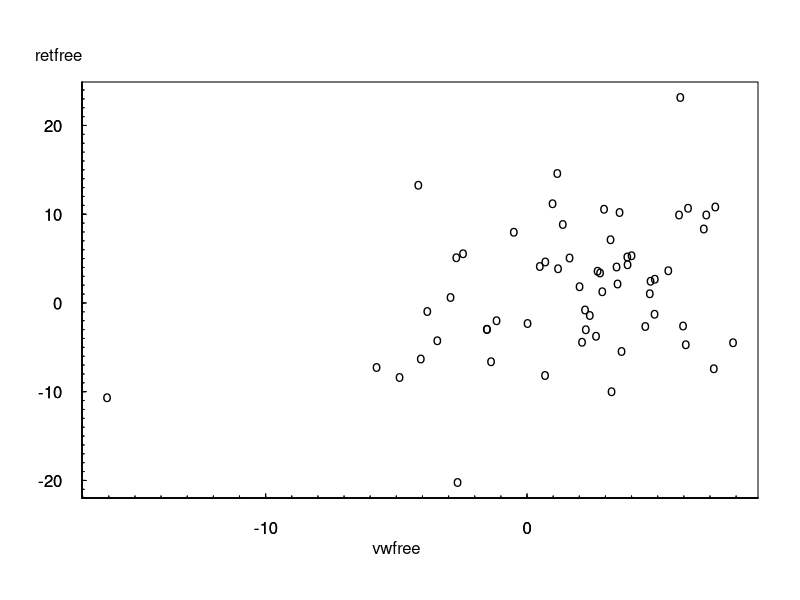
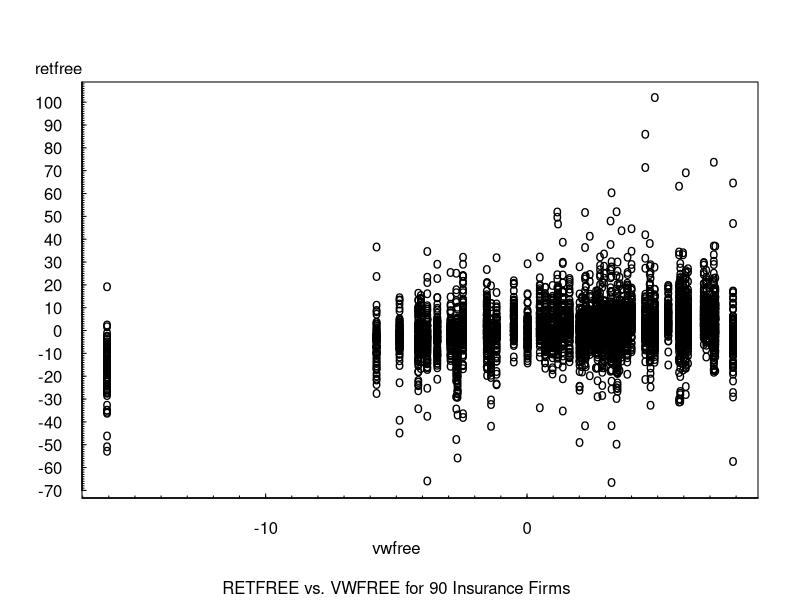
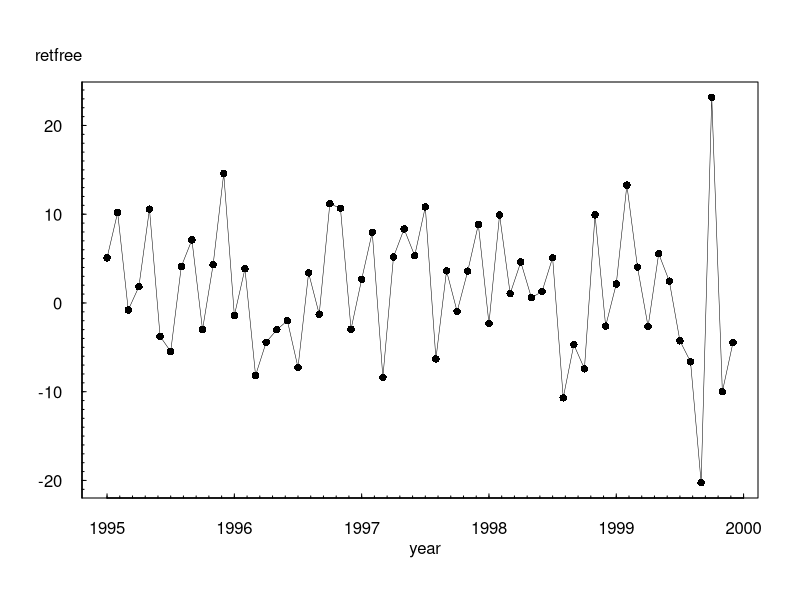
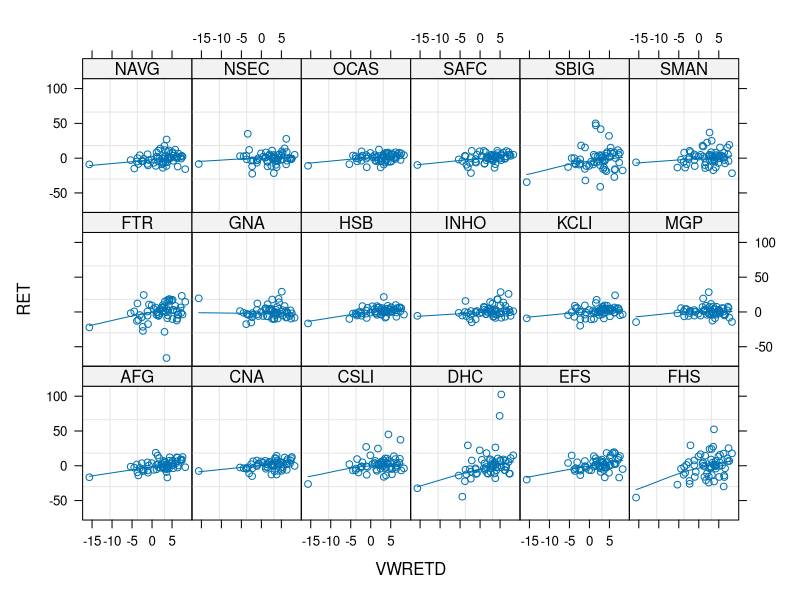

These charts were generated, in order, by the following R code:
## ---- chunk 1

#insbeta=read.table(choose.files(), header=TRUE, sep="\t")
library(nlme)
insbeta=read.table("TXTData/insbeta.txt", sep ="\t", quote = "",header=TRUE)

insbeta$YEAR=1995+(insbeta$Time-1)/12
## ---- chunk 2
plot(retfree ~ vwfree, data = subset(insbeta, insbeta$PERMNO==49015), type="p", xaxt="n", yaxt="n", ylab="", xlab="", font=10, cex=1, pch="o", las=1, mkh=0.0001, lwd=0.5)
axis(2, at=seq(-30, 30, by=10), las=1, font=10, cex=0.005, tck=0.01)
axis(2, at=seq(-30, 30, by=1), lab=F, tck=0.005)
axis(1, at=seq(-20,20, by=10), font=10, cex=0.005, tck=0.01)
axis(1, at=seq(-20,20, by=1), lab=F, tck=0.005)
axis(2, at=seq(-70, 110, by=10), las=1, font=10, cex=0.005, tck=0.01)
axis(2, at=seq(-70, 110, by=1), lab=F, tck=0.005)
axis(1, at=seq(-20,10, by=10), font=10, cex=0.005, tck=0.01)
axis(1, at=seq(-20,10, by=1), lab=F, tck=0.005)
mtext("retfree", side=2, line=0, at=28, font=10, cex=1, las=1)
mtext("vwfree", side=1, line=2, at=-5, font=10, cex=1)
## ---- chunk 3
plot(retfree ~ vwfree, data =insbeta, type="p", xaxt="n", yaxt="n", ylab="", xlab="", font=10, cex=1, pch="o", las=1, mkh=0.0001, lwd=0.5)
axis(2, at=seq(-70, 110, by=10), las=1, font=10, cex=0.005, tck=0.01)
axis(2, at=seq(-70, 110, by=1), lab=F, tck=0.005)
axis(1, at=seq(-20,10, by=10), font=10, cex=0.005, tck=0.01)
axis(1, at=seq(-20,10, by=1), lab=F, tck=0.005)
mtext("retfree", side=2, line=0, at=115, font=10, cex=1, las=1)
mtext("vwfree", side=1, line=2, at=-5, font=10, cex=1)
mtext("RETFREE vs. VWFREE for 90 Insurance Firms", side=1, line=4, at=-5, font=10, cex=1)
## ---- chunk 4
plot(retfree ~ YEAR, data = subset(insbeta, insbeta$PERMNO==49015), type="o", xaxt="n", yaxt="n", ylab="", xlab="", font=10, cex=1, pch=16, las=1, mkh=0.0001, lwd=0.5)
axis(2, at=seq(-30, 30, by=10), las=1, font=10, cex=0.005, tck=0.01)
axis(2, at=seq(-30, 30, by=1), lab=F, tck=0.005)
axis(1, at=seq(1995,2000, by=1), font=10, cex=0.005, tck=0.01)
axis(1, at=seq(1995,2000, by=0.1), lab=F, tck=0.005)
mtext("retfree", side=2, line=0, at=28, font=10, cex=1, las=1)
mtext("year", side=1, line=2, at=1997.50, font=10, cex=1)
mtext("Lincoln RETFREE vs. YEAR", side=1, line=5, at=1997.50, font=10, cex=1)
## ---- chunk 5
LINCOLN<-subset(insbeta, insbeta$PERMNO==49015)
summary(LINCOLN[, c("VWRETD", "SPRTRN", "riskf", "vwfree", "spfree")])
sd1<-sqrt(diag(var(insbeta[,c("VWRETD", "SPRTRN", "riskf", "vwfree", "spfree")])))
sd1
cor(LINCOLN[,c("VWRETD", "SPRTRN", "riskf", "vwfree", "spfree")])
## ---- chunk 6
summary(insbeta[,c("RET", "retfree", "PRC")]) 
# STANDARD DEVIATION
sd1<-sqrt(diag(var(insbeta[,c("RET", "retfree", "PRC")])))
sd1
cor(insbeta[,c("RET", "VWRETD", "SPRTRN", "riskf", "retfree", "vwfree", "spfree")])
## ---- chunk 7
#HOMOGENEOUS MODEL
insbetahomo<-gls(retfree~vwfree, method="REML", data=insbeta) 
anova(insbetahomo)
insbetahomo$sigma^2
AIC(insbetahomo)
logLik(insbetahomo)*(-2)
insbeta$FACPERM<-factor(insbeta$PERMNO)
#VARIABLE INTERCEPT MODEL
insbetafx1<-gls(retfree~vwfree+FACPERM, method="REML", data=insbeta)
anova(insbetafx1)
insbetafx1$sigma^2
AIC(insbetafx1)
logLik(insbetafx1)*(-2)
#VARIALBE SLOPES MODEL
insbetafx2<-gls(retfree~vwfree*FACPERM-vwfree-FACPERM, method="REML", data=insbeta)
anova(insbetafx2)
insbetafx2$sigma^2
AIC(insbetafx2)
logLik(insbetafx2)*(-2)
#VARIABLE INTERCEPTS AND SLOPES MODEL
insbetafx3<-gls(retfree~vwfree*FACPERM, method="REML", data=insbeta)
anova(insbetafx3)
insbetafx3$sigma^2
AIC(insbetafx3)
logLik(insbetafx3)*(-2)
#VARIABLE SLOPES MODEL WITH AR(1) TERM
insbetafx4<-gls(retfree~vwfree:FACPERM, data=insbeta, method="REML", correlation=corAR1(form=~1|PERMNO)) #Model probably not working
anova(insbetafx4)
insbetafx4$sigma^2
AIC(insbetafx4)
logLik(insbetafx4)*(-2)
insbetafx4$modelStruct
## ---- chunk 8
insbetarm<-lme(retfree~vwfree, data=insbeta, random=~vwfree-1|PERMNO) #Random - Effects Model

insbetarco<-lme(retfree~vwfree, data=insbeta, random=~1+vwfree|PERMNO, correlation=corAR1(form=~1|PERMNO),control = lmeControl(opt = "optim"))

#due to convergence problem, I add the "control = lmeControl(opt = "optim")".

#Random - Coefficients Model
summary(insbetarm)
summary(insbetarco)
## ---- chunk 9
tab<-as.matrix(xtabs(~PERMNO+TICKER, insbeta)) #a logical matrix cross-tabulation of PERMNO and TIcker
which(rowSums(tab>0)>1)
# PERMNOs that have more than one ticker
#10085 10388 10933 11203 11371 11406 11713 22198 37226 48901 52936 58393 60687 
#    1     5    10    12    13    14    16    24    30    41    44    50    56 
#76099 76697 77052 77815 
#   72    79    83    86 
# For each PERMNO go through the following code check on the the TICKER names and frequency
# which(tab["10388",]>0)
#TREN  TWK 
#  96   99 
#> tab["10388", c(96,99)]
# TREN  TWK 
#  57    3  # THIS SHOWS THE FREQUENCY AS WELL AS THE TICKER NAMES FOR ONE SINGLE PERMNO "10388"
## ---- chunk 10
insbeta$TICKER[insbeta$PERMNO=="10085"]<-"UICI"
insbeta$TICKER[insbeta$PERMNO=="10388"]<-"TREN"
insbeta$TICKER[insbeta$PERMNO=="10933"]<-"MKL"
insbeta$TICKER[insbeta$PERMNO=="11203"]<-"PXT"
insbeta$TICKER[insbeta$PERMNO=="11371"]<-"HCCC"
insbeta$TICKER[insbeta$PERMNO=="11406"]<-"CSH"
insbeta$TICKER[insbeta$PERMNO=="11713"]<-"PTAC"
insbeta$TICKER[insbeta$PERMNO=="22198"]<-"CRLC"
insbeta$TICKER[insbeta$PERMNO=="37226"]<-"FOM"
insbeta$TICKER[insbeta$PERMNO=="48901"]<-"MLA"
insbeta$TICKER[insbeta$PERMNO=="52936"]<-"MCY"
insbeta$TICKER[insbeta$PERMNO=="58393"]<-"RLR"
insbeta$TICKER[insbeta$PERMNO=="60687"]<-"AFG"
insbeta$TICKER[insbeta$PERMNO=="76099"]<-"DFG"
insbeta$TICKER[insbeta$PERMNO=="76697"]<-"FHS"
insbeta$TICKER[insbeta$PERMNO=="77052"]<-"UWZ"
insbeta$TICKER[insbeta$PERMNO=="77815"]<-"EQ"
## ---- chunk 11
tab<-as.matrix(xtabs(~PERMNO+TICKER, insbeta)) 
which(rowSums(tab>0)>1) #RESULT SHOULD BE ZERO
## ---- chunk 12
#PRODUCE A TRELLIS PLOT TO SHOW VARYING BETAS
library(lattice)
insbeta$ID=factor(insbeta$PERMNO)
insbeta$TK=factor(insbeta$TICKER)
sampbeta <- subset(insbeta, ID %in% sample(levels(insbeta$ID), 18, replace=FALSE) )

xyplot(RET ~ VWRETD | TK, data=sampbeta, layout=c(6,3,1), panel = function(x, y) {
 panel.grid()
 panel.xyplot(x, y)
 panel.loess(x, y, span = 1.5)
 })
